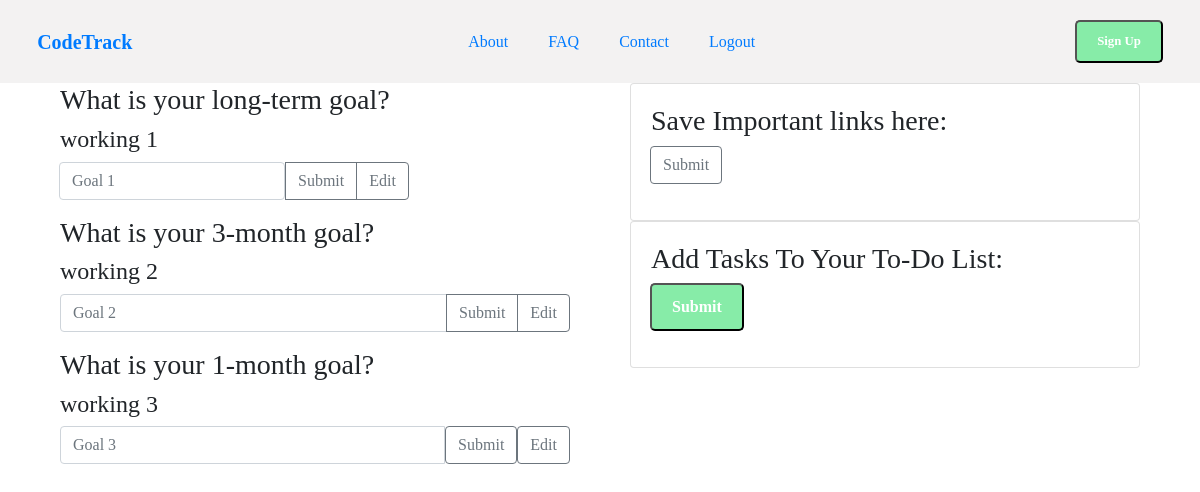
The app's page /myTrack (signed in), older data.
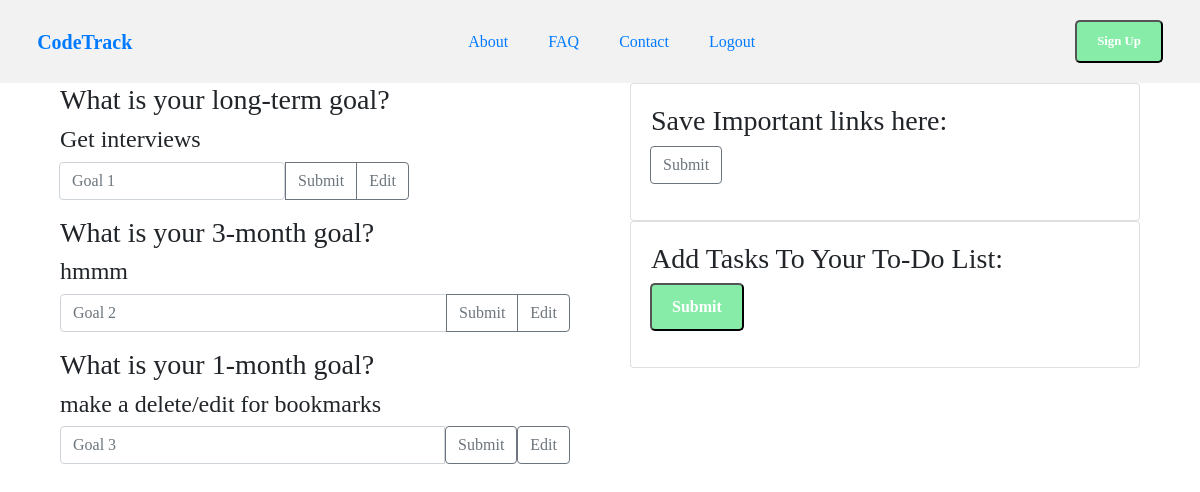
The same page, newer data.
### metrics/models.py (models this page shows)
class GoalOne(models.Model):
    text = models.CharField(max_length=40, default="Goal #1")
    user = models.ForeignKey(MyUser, on_delete = models.CASCADE,  related_name='+')
    def __str__(self):
        return self.text

class GoalTwo(models.Model):
    text = models.CharField(max_length=40, default="Goal #2")
    user = models.ForeignKey(MyUser, on_delete = models.CASCADE,  related_name='+')
    def __str__(self):
        return self.text

class GoalThree(models.Model):
    text = models.CharField(max_length=40, default="Goal #3")
    user = models.ForeignKey(MyUser, on_delete = models.CASCADE,  related_name='+')
    def __str__(self):
        return self.text

### metrics/views.py (the view)
# urls.py: path('myTrack', views.load_myTrack, name='myTrack'),
def load_myTrack(request):
    form1 = GoalONEForm(request.POST)
    form2 = GoalTWOForm(request.POST)
    form3 = GoalTHREEForm(request.POST)
    try:
        user_id = request.user
        longtermgoal = GoalOne.objects.filter(user=user_id).first()
        threemonthgoal=GoalTwo.objects.filter(user=user_id).first()
        shorttermgoal = GoalThree.objects.filter(user=user_id).first()
        if longtermgoal == None:
            longtermgoal = "No long term goal is set."
        if threemonthgoal == None:
            threemonthgoal = "No three month goal is set."
        if shorttermgoal == None:
            shorttermgoal = "No short term goal is set."
        return render(request, 'metrics/mytrack.html', {'form1': form1,'form2': form2, 'form3': form3, 'longtermgoal': longtermgoal, 'threemonthgoal': threemonthgoal, 'shorttermgoal': shorttermgoal})
    except:
        return render(request, 'metrics/mytrack.html', {'form1': form1, 'form2': form2, 'form3': form3})

### metrics/forms.py
class GoalONEForm(forms.Form):
    text = forms.CharField(max_length=40,
    widget=forms.TextInput(
        attrs={
            'id': 'goal_1_input',
            'class':'form-control',
            'placeholder': 'Goal 1',
            'aria-label': ' set a new Goal 1.',
            'aria-describedby': 'add_goal1_btn'
            }))
    class Meta:
        model = GoalOne
        fields =['text', 'user']

class GoalTWOForm(forms.Form):
    text = forms.CharField(max_length=40,
    widget=forms.TextInput(
        attrs={
            'id': 'goal_2_input',
            'class': 'form-control',
            'placeholder': 'Goal 2',
            'aria-label': 'Set a new goal 2. ',
            'aria-describedby': 'button-addon4'
            }))
    class Meta:
        model = GoalTwo
        fields =['text', 'user']

### metrics/templates/metrics/mytrack.html (shortened to what the changed rows need)
<!DOCTYPE html>
{% load static %}
<html lang="en">
  <head>
    <link
      rel="stylesheet"
      href="https://stackpath.bootstrapcdn.com/bootstrap/4.4.1/css/bootstrap.min.css"
    />
    <link rel=stylesheet href="{% static 'css/style.css' %}" />
  </head>
  <body>
    <main class="container">
      <div class="myTrack">
        <div class="row">
          <div class="col-md">
            <section class="container goals">
                <h3>What is your long-term goal?</h3>
                <div class="form-group">
                     <h4 id='longtermgoal'>
                         {{ longtermgoal }}
                         </h4>
                     <form action="{% url 'add_GoalOne' %}" method="POST" role="form1">
                        <div class="input-group">
                        </div>
                     </form>
                    </div>
                <h3>What is your 3-month goal?</h3>
                <div class="form-group">
                    <h4 id="threemonthgoal">
                     {{ threemonthgoal }}
                     </h4>
                    <form action="{% url 'add_GoalTwo' %}" method="POST" role="form2">
                            <div class="input-group">
                             </div>
                        </form>
                </div>
                <h3>What is your 1-month goal?</h3>
                <h4 id="shorttermgoal">
                 {{ shorttermgoal }}
                </h4>
                <div class="form-group">
                      <form action="{% url 'add_GoalThree' %}" method="POST" role="form3">
                        </form>
                </div>
            </section>
          </div>
          <br />
            </div>
        </div>
    </main>
  </body>
</html>

Row changes from the older to the newer data that the page shows:
changed GoalOne: text "working 1" → "Get interviews"
changed GoalTwo: text "working 2" → "hmmm"
changed GoalThree: text "working 3" → "make a delete/edit for bookmarks"
